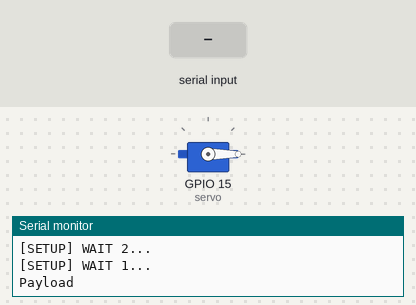
This sketch was run on a simulated ESP32. Parts: servo, the last lines printed to the serial monitor. The test bench sets the inputs (shaded band).

Above: at 4.2 s.
4.3 s: "90,45\n" received over Serial
At 5.7 s:
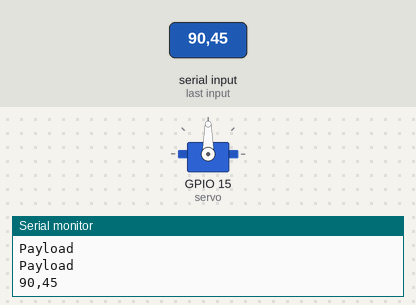
7.3 s: "30,150\n" received over Serial
At 9.1 s:
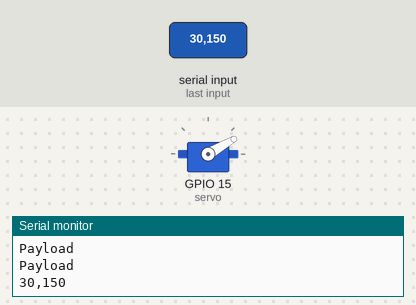
10.3 s: "5\n" received over Serial
At 12.7 s:
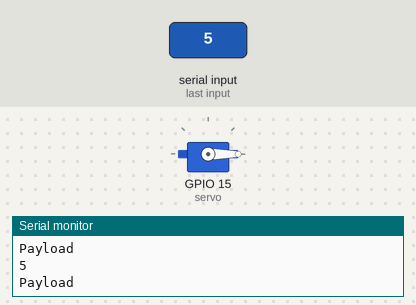
12.8 s: "90\n" received over Serial
At 14.6 s:
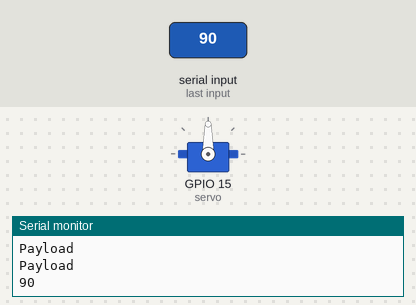
15.8 s: "200\n" received over Serial
At 17.6 s:
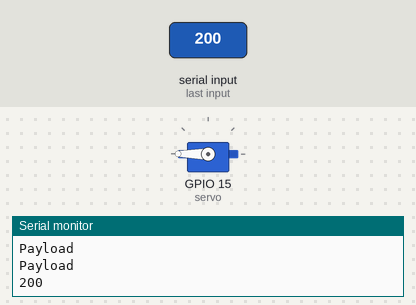
Timing chart, 0 to 19.4 s (numbered marks = the images above; inputs shaded):
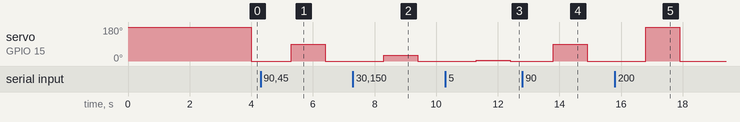

The sketch:

02.ino
```cpp
#include <Servo.h>
Servo servo;
int angle = 0;
void setup()
{
    Serial.begin(115200);
    servo.attach(15); // pin
    servo.write(180);
    for(uint8_t t = 3; t > 0; t--)
    {
        Serial.printf("[SETUP] WAIT %d...\n", t);
        Serial.flush();
        delay(1000);
    }
}

void loop()
{
    // if (Serial.available() > 0)
    // {
        String payload = Serial.readString();
        Serial.printf("%s \n","Payload");
        Serial.println(payload);
        angle = payload.toInt();
        servo.write(angle);
        delay(100);
    // }
}
```

Measured:
- after the input at 4.3 s, servo on GPIO 15 (servo): 0° → 90° after 1.0 s, → 0° 1.1 s later
- after the input at 7.3 s, servo on GPIO 15 (servo): 0° → 30° after 1.0 s, → 0° 1.1 s later
- after the input at 10.3 s, servo on GPIO 15 (servo): 0° → 5° after 1.0 s, → 0° 1.1 s later
- after the input at 12.8 s, servo on GPIO 15 (servo): 0° → 90° after 1.0 s, → 0° 1.1 s later
- after the input at 15.8 s, servo on GPIO 15 (servo): 0° → 180° after 1.0 s, → 0° 1.1 s later
